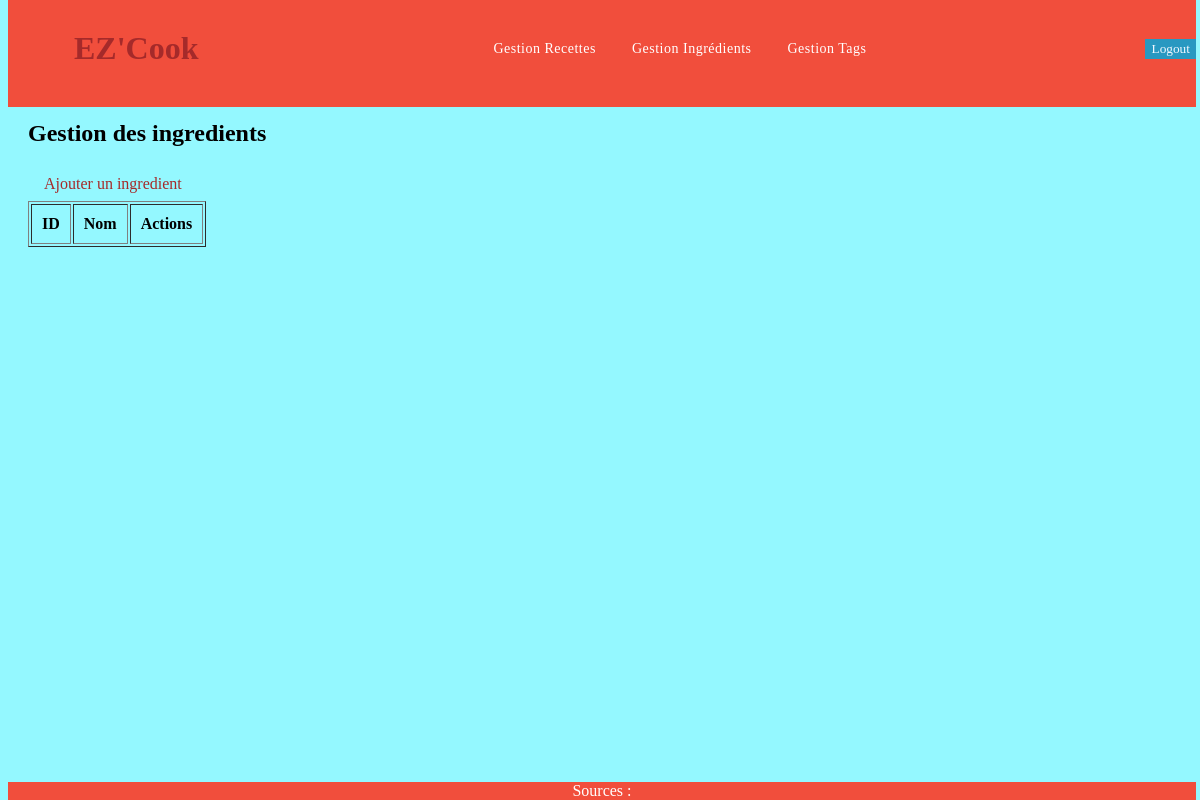
The page /ingredients.php (signed in) on the database as committed earlier.
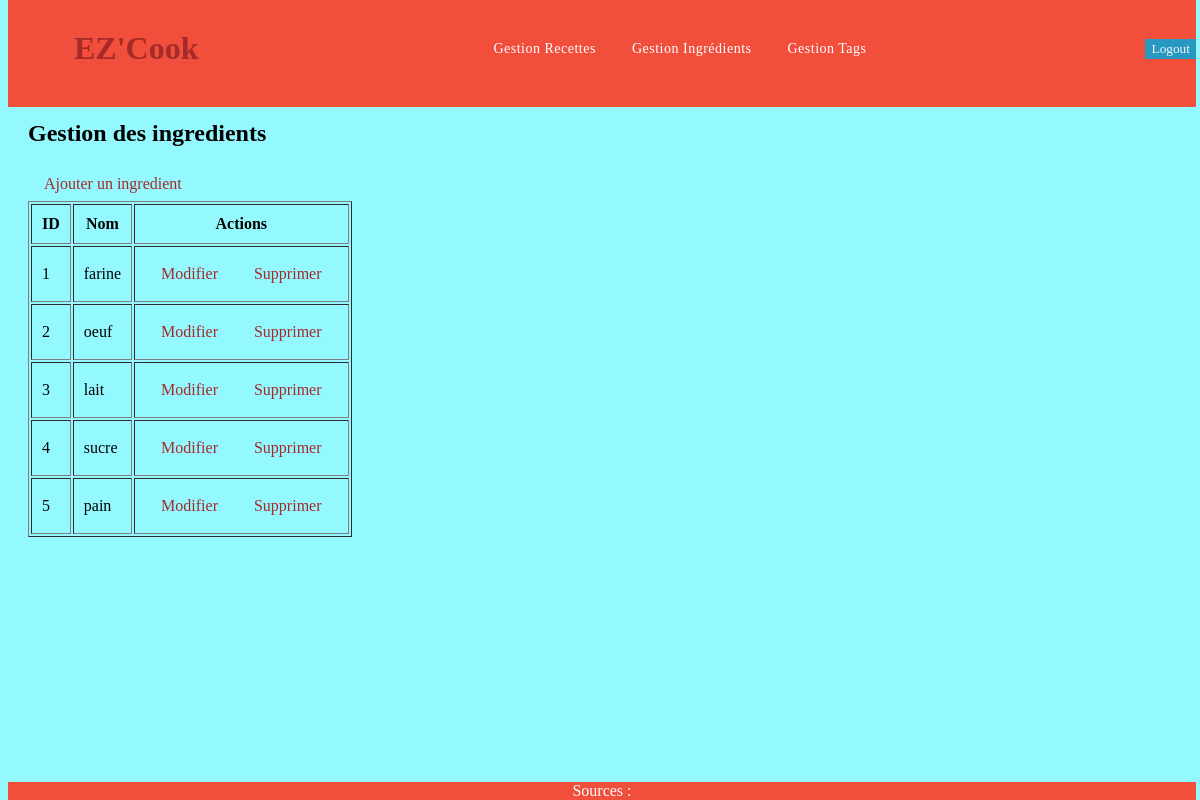
The same page on the database as committed later.
### tables this page shows
CREATE TABLE `ingredient` (
  `idIng` int(10) NOT NULL,
  `nomIng` varchar(255) DEFAULT NULL,
  `photoIng` varchar(255) DEFAULT NULL
);

### DataBase.php (called while the page is built, shortened)
<?php
class DataBase{
    public static function chargerIngredients($pdo): array{
        $sqlAllIng = "SELECT * FROM Ingredient" ;
        $statement = $pdo->prepare($sqlAllIng) ;
        $statement->execute() or die(var_dump($statement->errorInfo())) ;
        $result = $statement->fetchAll(PDO::FETCH_ASSOC);
        return $result;
    }
}
?>

### ingredients.php (the view, shortened to what this page needs)
<?php
require_once __DIR__ . '/Template.php';
require_once __DIR__ . '/DataBase.php';
$pdo=DataBase::getConnection();
$ing=DataBase::chargerIngredients($pdo);?>
<h2>Gestion des ingredients</h2>
<a href="ingredient_ajouter.php">Ajouter un ingredient</a>
<table border="1" cellpadding="10">
    <thead>
        <tr>
            <th>ID</th>
            <th>Nom</th>
            <th>Actions</th>
        </tr>
    </thead>
<tbody>
    <?php foreach($ing as $i):?>
    <tr>
        <td><?= $i['idIng']?></td>
        <td><?= htmlspecialchars($i['nomIng'])?></td>
        <td>
        <a href="ingredient_modifier.php?id=<?=$r['idIng']?>">Modifier</a>
        <a href="ingredient_supprimer.php?id=<?$r['idIng']?>">Supprimer</a>
        </td>
    </tr>
    <?php endforeach; ?>
</tbody>
</table>

Rows that differ between the two databases and show on the page:
added ingredient: idIng "1", nomIng "farine"
added ingredient: idIng "2", nomIng "oeuf"
added ingredient: idIng "3", nomIng "lait"
added ingredient: idIng "4", nomIng "sucre"
added ingredient: idIng "5", nomIng "pain"
